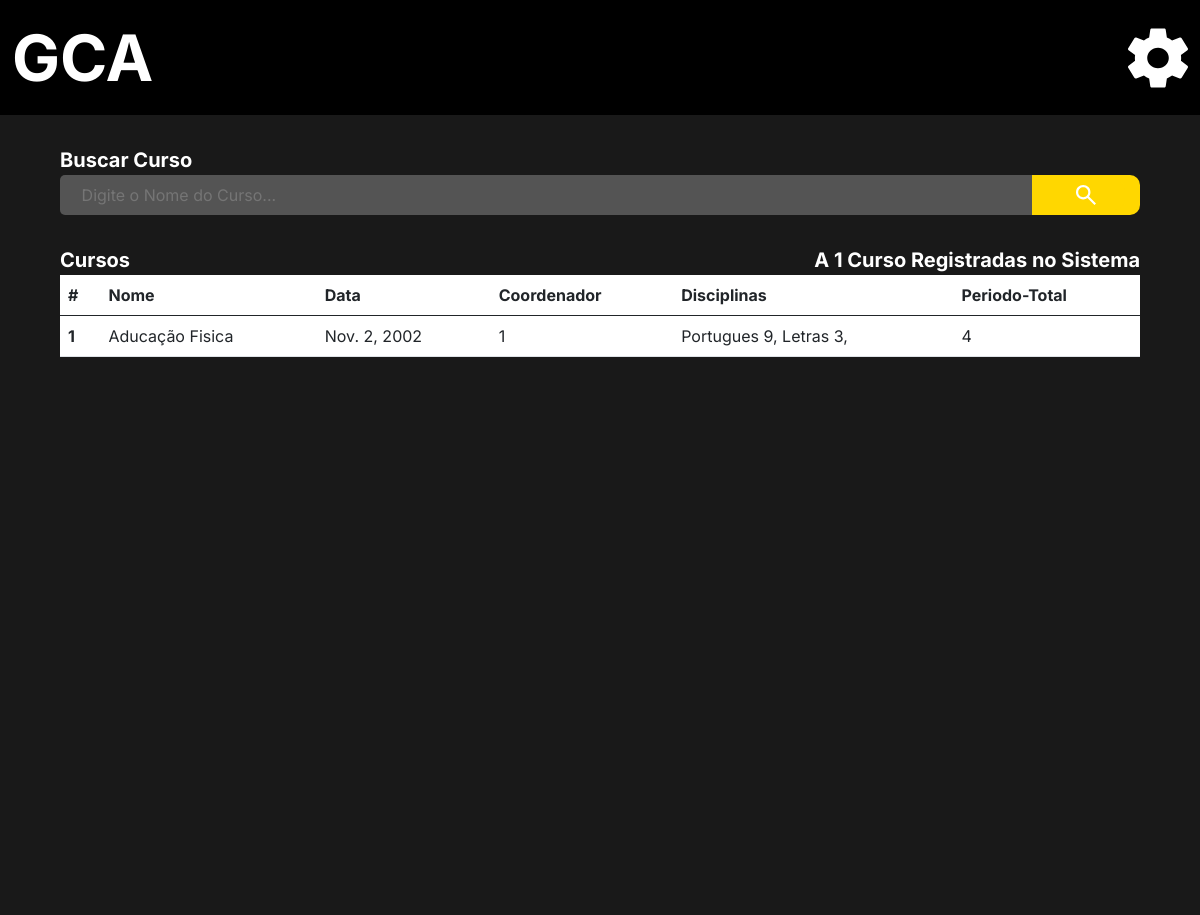
Page /adm/list_courses/ on the earlier database version.
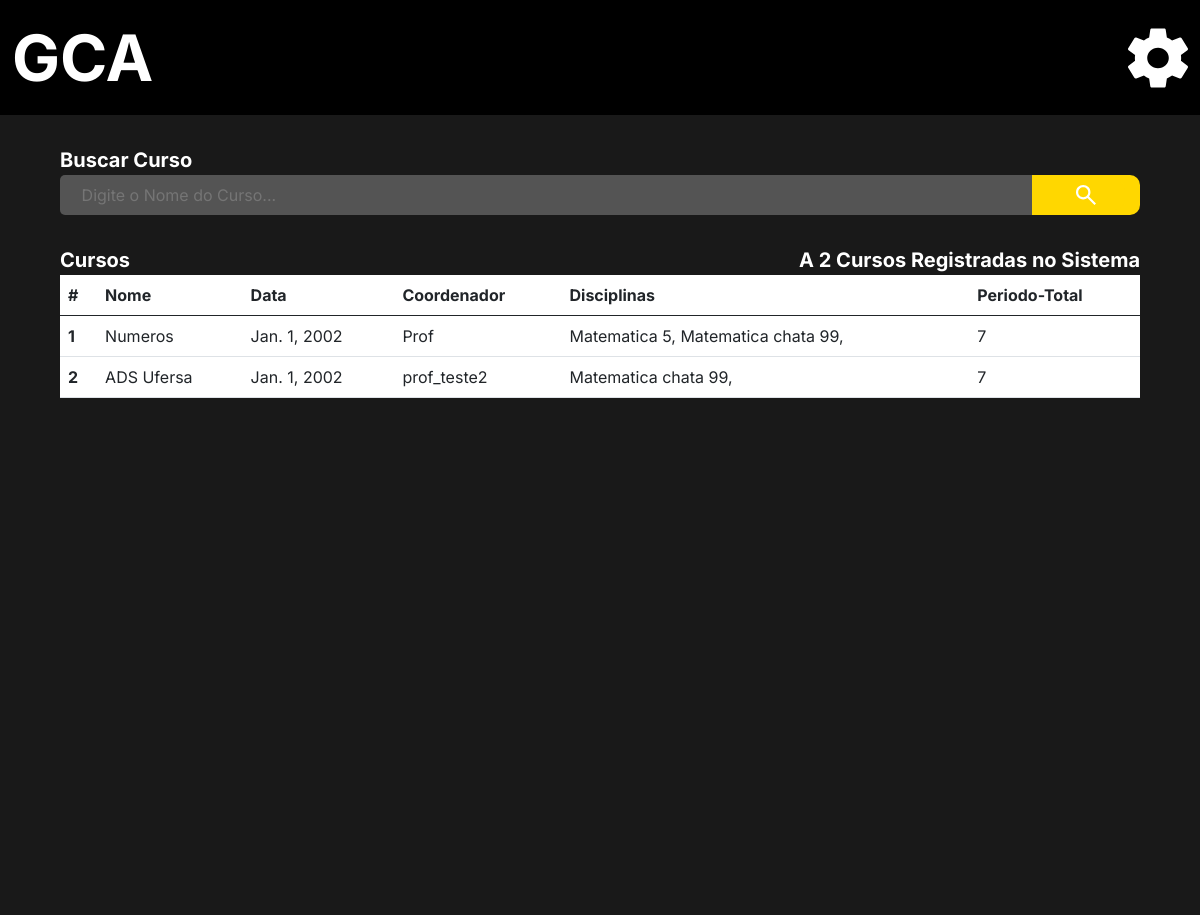
Same page on the later database version.
### administrador/models.py (models this page shows, shortened)
class Curso (models.Model):
    nome = models.CharField(("Nome do Curso"), max_length=150, null=False, blank=False)
    ano = models.DateField("Ano")
    periodos =  models.IntegerField(('Total de peridodos'), null=False, blank=False)
    disciplina = models.ManyToManyField("administrador.Disciplina", verbose_name=("Disciplinas"),blank=False)
    coordenador = models.ForeignKey(User, verbose_name=("Coordenador"), on_delete=models.SET_NULL, null=True)
    verbose_name = 'Curso'
    verbose_name_plural = 'Cursos'

class Disciplina (models.Model):
    OPTATIVA = (
        ("S", "Sim"),
        ("N", "Não"),
    )
    nome = models.CharField(("Nome da Disciplina"), max_length=150, null=False)
    perido = models.IntegerField(("Periodo da disciplina"))
    carga_horaria = models.IntegerField(("Carga Horaria"))
    optativa = models.CharField(("Opitativa"), choices=OPTATIVA, blank=False, null=False,max_length=20)
    dependencia = models.ManyToManyField("self", verbose_name=("Dependencias"), blank=True, default='Sem Dependencia')
    verbose_name = 'Disciplina'
    verbose_name_plural = 'Disciplinas'
    def __str__(self):
        return self.nome +' '+ str(self.perido)

### Users/models.py (models this page shows)
class CustomUser(AbstractUser):
    image = models.ImageField(upload_to='Media', blank=True, null=False, default='Media/no_image_dafaut.jpg')
    matricula = models.CharField("Matricula", max_length=150, unique=True)
    username = models.CharField(("Nome"), max_length=50, unique=False, primary_key=None)
    email = models.EmailField("E-mail", unique=True)
    cpf = models.CharField("CPF", max_length=14, unique=True)
    phone = models.CharField("Telefone", max_length=15, blank=True, null=True)
    data_de_nascimento = models.DateField('Data de Nascimento', blank=True, null=True)
    curso_relacao = models.ForeignKey("administrador.Curso", verbose_name=("Curso"), blank=True, null=True,on_delete=models.SET_NULL)
    disciplina_relacao = models.ManyToManyField("administrador.Disciplina", verbose_name=("Disciplina"), blank=True)
    is_staff = models.BooleanField('Membro da equipe', default=True)
    USERNAME_FIELD = 'matricula'
    REQUIRED_FIELDS = ['username' , 'email' ,'cpf', 'phone']
    def __str__(self):
        return self.username
    objects = UserManager()

### administrador/views.py (the view)
# urls.py: path('adm/list_courses/',  lista_cursos, name = 'lista_cursos'),
def lista_cursos(request):
    lista_de_cursos = Curso.objects.all()
    len_cursos = len(Curso.objects.all())
    return render(request, 'curso_list.html', {'curso' : lista_de_cursos,
                                               'len': len_cursos})

### administrador/templates/curso_list.html (shortened to what this page needs)
{% extends 'base.html' %}
{% load static %}
{% block import_title_css %}
    <link href="https://cdn.jsdelivr.net/npm/bootstrap@5.0.2/dist/css/bootstrap.min.css" rel="stylesheet">
    <link rel="stylesheet" href="{% static 'css/lista_cursos.css' %}">
{% endblock %}
{% block main %}
<div class="main">
    <div class="search_box">
        <form action=""  method="post">
            <div>
                <label for="search_box">Buscar Curso</label>
            </div>
            <div class="search_bar">
                <input type="text" id="search_box" name="search_box" placeholder="Digite o Nome do Curso...">
                <button class="enviar_botao" type="submit">
                    <img class="lupa" src="{% static 'icons/search_thing.svg' %}" alt="">
                </button>
            </div>
        </form>
    </div>
    <div class="center">
        <div class="two_lables">
            <div>
                <p class="label_title">Cursos</p>
                {% if len > 1 %}
                    <p class="label_title">A {{ len }} Cursos Registradas no Sistema</p>
                {%else  %}
                    <p class="label_title">A {{ len }} Curso Registradas no Sistema</p>
                {% endif %}
            </div>
        </div>
    </div>
    <div class="center_2">
        <div class="list">
            <table class="table">
                <thead>
                  <tr>
                    <th scope="col">#</th>
                    <th scope="col">Nome</th>
                    <th scope="col">Data</th>
                    <th scope="col">Coordenador</th>
                    <th scope="col">Disciplinas</th>
                    <th scope="col">Periodo-Total</th>
                  </tr>
                </thead>
                <tbody>
                    {% for dados in curso %}
                        <tr>
                            <th scope="row"> {{dados.id}} </th>
                            <td>{{dados.nome}}</td>
                            <td>{{dados.ano}}</td>
                            <td>{{dados.coordenador}}</td>
                            <td>
                                {% for disciplina in dados.disciplina.all %}
                                    {{disciplina}},
                                {% endfor %}
                            </td>
                            <td>{{dados.periodos}}</td>
                        </tr>
                    {% endfor %}
                </tbody>
              </table>
        </div>
    </div>
</div>
{% endblock %}

### templates/base.html (shortened to what this page needs)
{% load static %}
<!DOCTYPE html>
<html lang="en">
<head>
    <link rel="stylesheet" href="{% static 'css/base.css' %}">
    <link rel="stylesheet" href="{% static 'css/modal_menu.css' %}">
    <link href="https://cdn.jsdelivr.net/npm/bootstrap@5.0.2/dist/css/bootstrap.min.css" rel="stylesheet">
    {% block import_title_css %}{% endblock %}
</head>
<body>
    <header>
        <div class="header">
            <p class="slogan"  id="slogan">
                <a class="slogan_link" href="{% url 'home' %}">GCA</a>
            </p>
            <button type="button" class="botão_menu" data-bs-toggle="modal" data-bs-target="#side_menu">
                <img class="gear" src="{% static 'icons/gear.svg' %}" alt="">
            </button>
        </div>
    </header>
    {% block main %}
    {% endblock %}
</body>
</html>

### static/css/base.css (style rules this page uses)
* { margin: 0%; padding: 0%; border: 0%; font-family: inter; text-decoration: none; }
.slogan a { text-decoration: none; color: white; }
a { text-decoration: none; }
.header { width: 100%; height: 115px; background-color: black; display: flex; justify-content: space-between; align-items: center; }
.slogan { color: white; margin-left: 1%; font-size: 64px; font-weight: bolder; cursor: pointer; }
.slogan_link { color: white; }
.gear { width: 60px; height: max-content; margin-right: 1%; cursor: pointer; }

### static/css/modal_menu.css (style rules this page uses)
p { margin-bottom: 0px !important; }
.botão_menu { background: none; color: inherit; border: none; padding: 0; font: inherit; cursor: pointer; outline: inherit; position: relative; overflow: visible; padding-right: 1%; }

### administrador/static/css/lista_cursos.css (style rules this page uses)
.main { background-color: #191919; min-height: 100vh; max-height: calc(max-content + 100px); border: none; }
form { padding-top: 30px; display: flex; flex-direction: column; justify-content: center; align-items: center; }
.search_bar { display: flex; justify-content: left; }
#search_box { border: none; border-radius: 5px 0px 0px 5px; }
.search_box div { width: 90%; }
.search_bar input { width: 90%; padding-left: 2%; background-color: #545454; color: #9B9B9B; outline: none; }
form div label { font-size: 20px; color: white; font-weight: bold; }
.lupa { z-index: 0; background-color: #FFD700; padding: 5px 15px 5px 15px; border-radius: 0px 10px 10px 0px; cursor: pointer; width: 126px; height: 30px; }
.enviar_botao { width: 10%; background-color: #FFD700; padding: 5px 15px 5px 15px; border-radius: 0px 10px 10px 0px; border: none; cursor: pointer; display: flex; align-content: center; overflow: hidden; justify-content: center; }
.center { padding-top: 30px; display: flex; flex-direction: column; justify-content: center; align-items: center; }
.two_lables { width: 90%; }
.two_lables div { display: flex; justify-content: space-between; }
.two_lables p { text-align: center; color: white; font-size: 20px; font-weight: bold; }
.center_2 { padding-left: 5%; padding-Right: 5%; padding-bottom: 5%; }
.table { width: 100%; background-color: white; }

Differences in the rows shown:
changed Curso id 1: nome "Aducação Fisica" → "Numeros"; ano "Nov. 2, 2002" → "Jan. 1, 2002"; coordenador "1" → "Prof"; periodos "4" → "7"
changed Disciplina: nome+perido "Portugues 9" → "Matematica 5"
changed Disciplina: nome+perido "Letras 3" → "Matematica chata 99"
added Curso: id "2", nome "ADS Ufersa", ano "Jan. 1, 2002", coordenador "prof_teste2", periodos "7", Disciplina (nome+perido "Matematica chata 99")
Other differences:
{{ len }}: (not shown) → "2"
{{ len }}: "1" → (not shown)
text no longer shown: "Curso Registradas no Sistema"
text now shown: "Cursos Registradas no Sistema"
